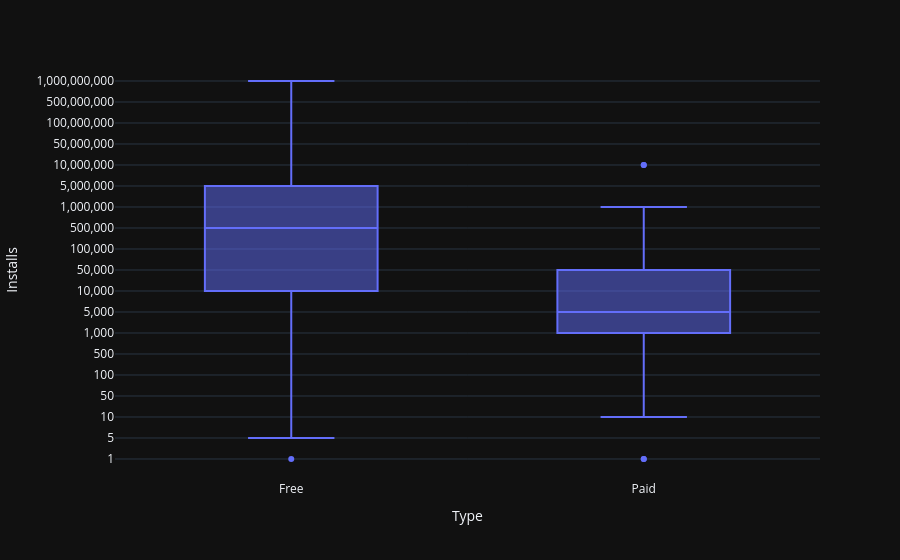

Notebook cell for this chart:
### Markdown cell above
# Plotly Box Plots: Lost Downloads for Paid Apps

**Challenge**: Create a box plot that shows the number of Installs for free versus paid apps. How does the median number of installations compare? Is the difference large or small?

Use the [Box Plots Guide](https://plotly.com/python/box-plots/) and the [.box API reference](https://plotly.com/python-api-reference/generated/plotly.express.box.html) to create the following chart. 

<img src=https://imgur.com/uVsECT3.png>

### Code cell
df_resetted.head()
df_apps_clean
fig = px.box(data_frame = df_apps_clean, y = 'Installs', x = 'Type')
fig.show()

### Figure 1 — Plotly figure (JSON) as saved in the notebook; plotly's stock layout.template omitted (floating-point values rounded to 4 significant figures; data arrays with more than 128 entries replaced by an {"elided": "..."} marker saying what was removed)
{"data": [{"alignmentgroup": "True", "hovertemplate": "Type=%{x}<br>Installs=%{y}<extra></extra>", "legendgroup": "", "marker": {"color": "#636efa"}, "name": "", "notched": false, "offsetgroup": "", "orientation": "v", "showlegend": false, "x": {"elided": "8199 str values"}, "x0": " ", "xaxis": "x", "y": {"elided": "8199 str values"}, "y0": " ", "yaxis": "y", "type": "box"}], "layout": {"xaxis": {"anchor": "y", "domain": [0.0, 1.0], "title": {"text": "Type"}}, "yaxis": {"anchor": "x", "domain": [0.0, 1.0], "title": {"text": "Installs"}}, "legend": {"tracegroupgap": 0}, "margin": {"t": 60}, "boxmode": "group"}}
